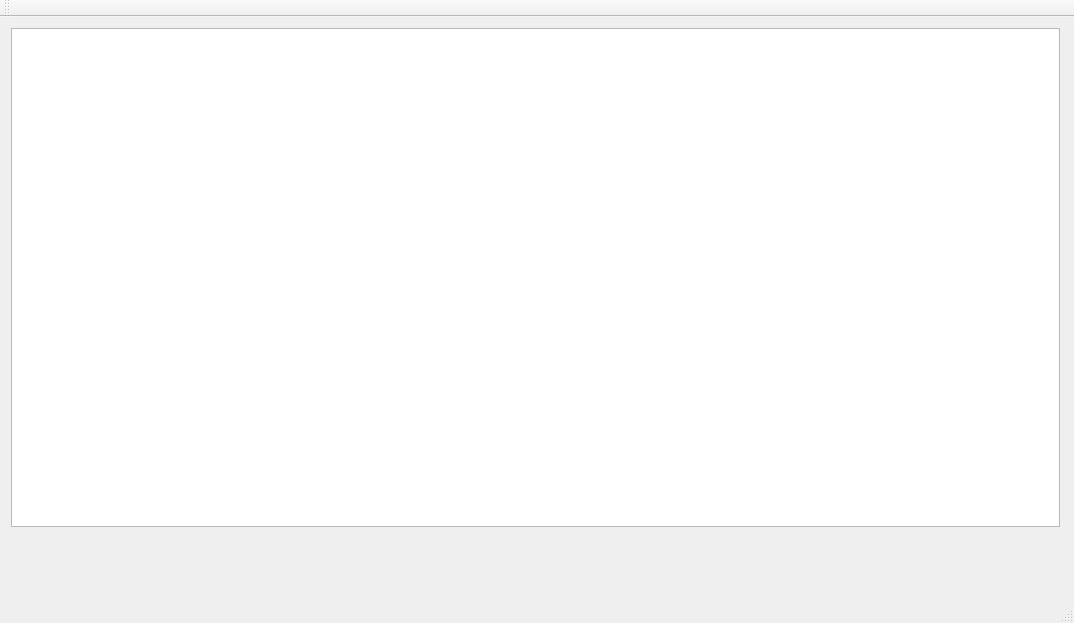
<?xml version="1.0" encoding="UTF-8"?>
<ui version="4.0">
 <class>MainWindow</class>
 <widget class="QMainWindow" name="MainWindow">
  <property name="geometry">
   <rect>
    <x>0</x>
    <y>0</y>
    <width>1074</width>
    <height>623</height>
   </rect>
  </property>
  <property name="windowTitle">
   <string>MainWindow</string>
  </property>
  <widget class="QWidget" name="centralWidget">
   <widget class="QWidget" name="verticalLayoutWidget">
    <property name="geometry">
     <rect>
      <x>0</x>
      <y>0</y>
      <width>1071</width>
      <height>521</height>
     </rect>
    </property>
    <layout class="QVBoxLayout" name="verticalLayout">
     <item>
      <widget class="QGraphicsView" name="graphicsView"/>
     </item>
    </layout>
   </widget>
  </widget>
  <widget class="QMenuBar" name="menuBar">
   <property name="geometry">
    <rect>
     <x>0</x>
     <y>0</y>
     <width>1074</width>
     <height>34</height>
    </rect>
   </property>
  </widget>
  <widget class="QToolBar" name="mainToolBar">
   <attribute name="toolBarArea">
    <enum>TopToolBarArea</enum>
   </attribute>
   <attribute name="toolBarBreak">
    <bool>false</bool>
   </attribute>
  </widget>
  <widget class="QStatusBar" name="statusBar"/>
 </widget>
 <layoutdefault spacing="6" margin="11"/>
 <resources/>
 <connections/>
</ui>
